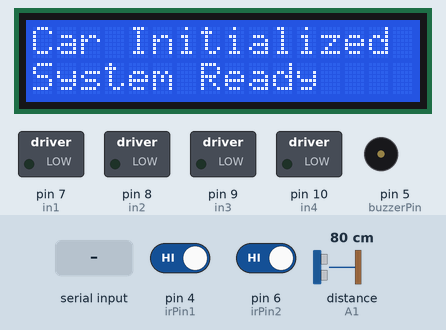
This sketch was run on a simulated Arduino Uno, built with avr-gcc and run on an emulated ATmega328P. Parts: 16×2 character LCD, switched loads named in the sketch (green lamp = pin HIGH), buzzer (waves = sounding, pin HIGH). Wiring (inferred from the names in the program): ultrasonic range finder: trigger A0; echo A1. The inputs (shaded band) are chosen by the test bench; at power-on: pin 4 (irPin1) HIGH, pin 6 (irPin2) HIGH, distance to the obstacle (sensor on A1) 80 cm. The echo pulse lasts 58.3 µs per cm; the modem accepts every AT command (registered, SIM ready, sends succeed) and sends nothing else; pins used as bus, display or sensor lines are not drawn; what the sketch prints to the serial monitor is not drawn.

Above: at 0.1 s.
At 4.3 s:
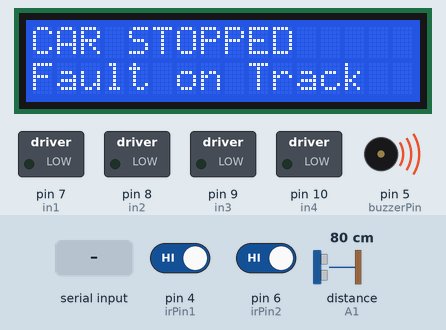
4.4 s: "1" received over the second serial link
Timing chart, 0 to 7.4 s (numbered marks = the images above; inputs shaded):
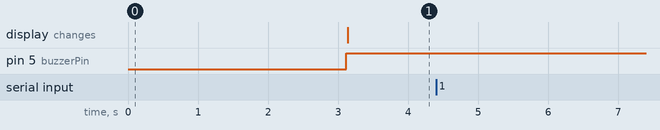

Measured:
- after the input at 4.4 s, every drawn part: stays the same

The sketch:

RAILWAY_TRACK_USING_GPS_GSM.ino
```cpp
#include <Wire.h>
#include <LiquidCrystal_I2C.h>
#include <SoftwareSerial.h>

// Initialize LCD (Address 0x27, 16 columns, 2 rows)
LiquidCrystal_I2C lcd(0x27, 16, 2);

// Software Serial configurations for modules
SoftwareSerial sim800l(2, 3); // RX = Pin 2 (Connect to SIM800L TX), TX = Pin 3 (Connect to SIM800L RX via voltage divider)
SoftwareSerial gpsSerial(0, 1); // RX = Pin 10 (Connect to GPS TX), TX = Pin 11 (Connect to GPS RX)

// **REASSIGNED MOTOR PINS TO FREE UP SERIAL PINS**
const int in1 = 7;
const int in2 = 8;
const int in3 = 9;
const int in4 = 10;

// Ultrasonic Sensor pins
const int trigPin = A0;
const int echoPin = A1;

// IR Sensor pins
const int irPin1 = 4;
const int irPin2 = 6;

// Buzzer pin
const int buzzerPin = 5;

const int stopDistance = 20;
const int irDetectedState = LOW;

// Replace with your target mobile number (include country code)
const String PHONE_NUMBER = "+918960383086";

// Tracking variables
String lastLcdMessage1 = "";
String lastLcdMessage2 = "";
bool smsSent = false; // Prevents spamming SMS while stopped

void setup() {
  // Set reassigned motor pins as outputs
  pinMode(in1, OUTPUT);
  pinMode(in2, OUTPUT);
  pinMode(in3, OUTPUT);
  pinMode(in4, OUTPUT);

  // Set sensor and buzzer pins
  pinMode(trigPin, OUTPUT);
  pinMode(echoPin, INPUT);
  pinMode(irPin1, INPUT);
  pinMode(irPin2, INPUT);
  pinMode(buzzerPin, OUTPUT);

  // Initialize LCD
  lcd.init();
  lcd.backlight();
  updateLCD("Car Initialized", "System Ready");

  // Initialize Serial Connections
  Serial.begin(9600);
  sim800l.begin(9600);
  gpsSerial.begin(9600);

  delay(1000);
  initGSM();
}

void loop() {
  long duration;
  int distance;

  // 1. Trigger the Ultrasonic Sensor
  digitalWrite(trigPin, LOW);
  delayMicroseconds(2);
  digitalWrite(trigPin, HIGH);
  delayMicroseconds(10);
  digitalWrite(trigPin, LOW);

  duration = pulseIn(echoPin, HIGH);
  distance = duration * 0.034 / 2;

  // 2. Read the state of both IR sensors
  int irState1 = digitalRead(irPin1);
  int irState2 = digitalRead(irPin2);
  bool irDetectingBoth = (irState1 == irDetectedState && irState2 == irDetectedState);

  // 3. Core Driving Logic with LCD, Buzzer, and SMS Alert
  if (!irDetectingBoth) {
    stopCar();
    digitalWrite(buzzerPin, HIGH);
    updateLCD("CAR STOPPED", "Fault on Track");

    if (!smsSent) {
      sendAlertSMS("Fault on Track detected!");
      smsSent = true;
    }
  }
  else if (distance > 0 && distance <= stopDistance) {
    stopCar();
    digitalWrite(buzzerPin, HIGH);
    updateLCD("CAR STOPPED", "Object Detected");

    if (!smsSent) {
      sendAlertSMS("Obstacle detected ahead!");
      smsSent = true;
    }
  }
  else {
    digitalWrite(buzzerPin, LOW);
    updateLCD("CAR RUNNING", "Path Clear");
    moveForward();
    smsSent = false; // Reset token once path is clear and moving again
  }

  delay(100);
}

void moveForward() {
  digitalWrite(in1, HIGH);
  digitalWrite(in2, LOW);
  digitalWrite(in3, HIGH);
  digitalWrite(in4, LOW);
}

void stopCar() {
  digitalWrite(in1, LOW);
  digitalWrite(in2, LOW);
  digitalWrite(in3, LOW);
  digitalWrite(in4, LOW);
}

void updateLCD(String line1, String line2) {
  if (line1 != lastLcdMessage1 || line2 != lastLcdMessage2) {
    lcd.clear();
    lcd.setCursor(0, 0);
    lcd.print(line1);
    lcd.setCursor(0, 1);
    lcd.print(line2);
    lastLcdMessage1 = line1;
    lastLcdMessage2 = line2;
  }
}

void initGSM() {
  sim800l.listen();
  sim800l.println("AT");
  delay(1000);
  sim800l.println("AT+CMGF=1"); // Set SMS system to text mode
  delay(1000);
}

void sendAlertSMS(String reason) {
  String googleMapsLink = "Waiting for GPS Fix...";

  // Listen to the GPS module to pull structural coordinate string
  gpsSerial.listen();
  unsigned long start = millis();

  // Read GPS stream for up to 2 seconds to parse location data
  while (millis() - start < 2000) {
    while (gpsSerial.available()) {
      char c = gpsSerial.read();
      // Raw parsing snippet (Looks for standard NMEA $GPRMC or $GPGGA patterns)
      // For highly precise parsing, libraries like TinyGPS++ are recommended.
      Serial.write(c); // Print raw GPS data to serial monitor for debugging
    }
  }

  // Note: To dynamically unpack standard NMEA coordinates into an absolute URL,
  // you can tie in a helper parser library like TinyGPS++. Below uses a placeholder fallback layout.
  googleMapsLink = "https://google.com"; // Static fallback example

  // Return communication focus to the GSM Module
  sim800l.listen();
  sim800l.println("AT+CMGS=\"" + PHONE_NUMBER + "\"");
  delay(1000);

  sim800l.print("ALERT: Emergency stop triggered! Reason: ");
  sim800l.println(reason);
  sim800l.print("Location: ");
  sim800l.println(googleMapsLink);
  delay(100);

  sim800l.write(26); // Send ASCII character 26 (Ctrl+Z) to finalize and send SMS
  delay(5000);
}
```
